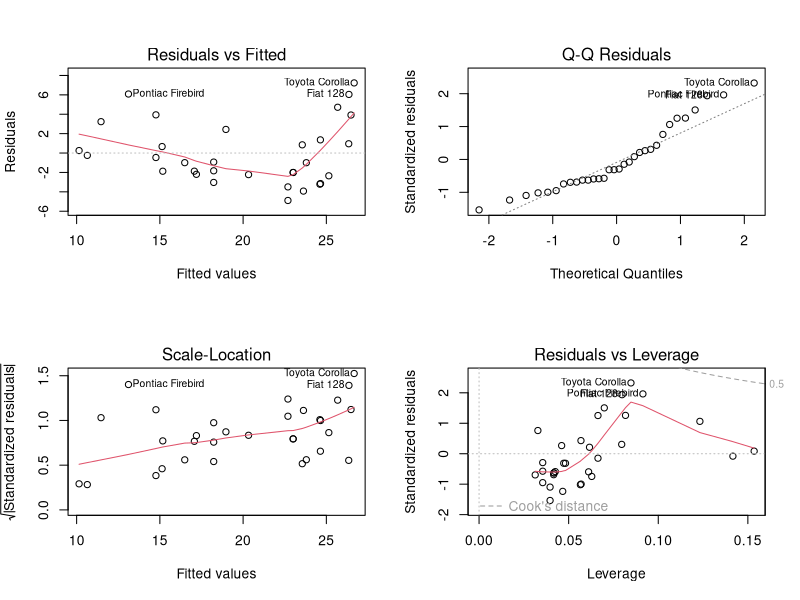
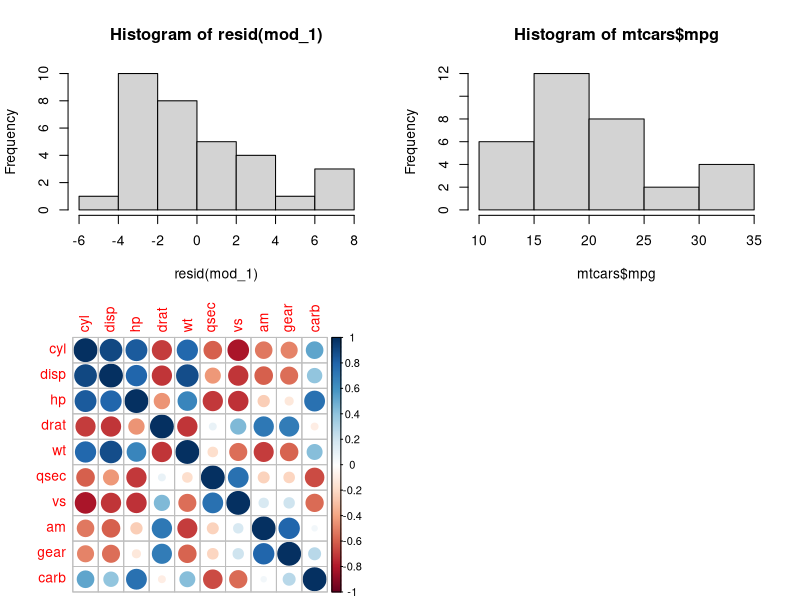
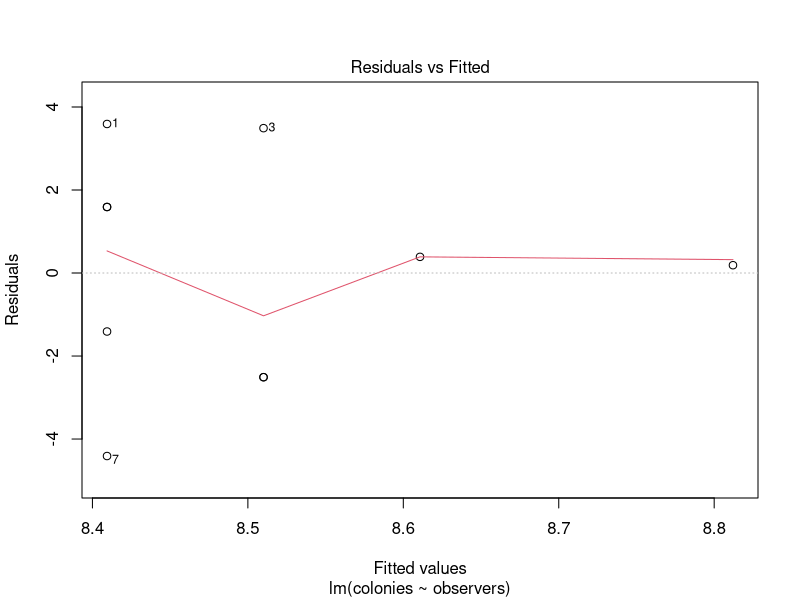
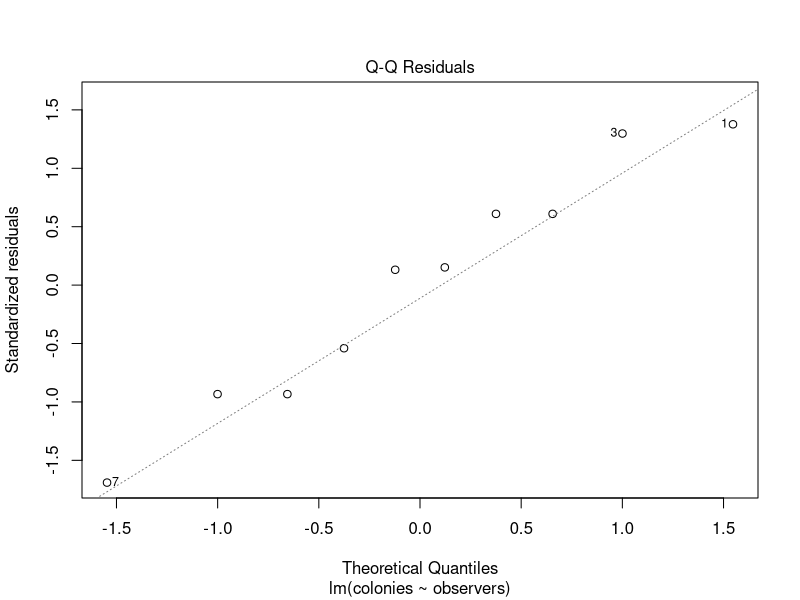
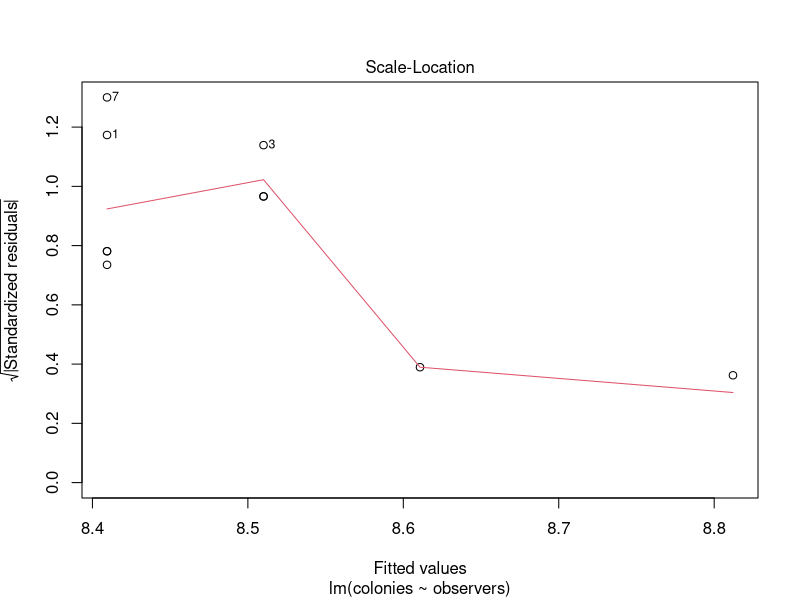
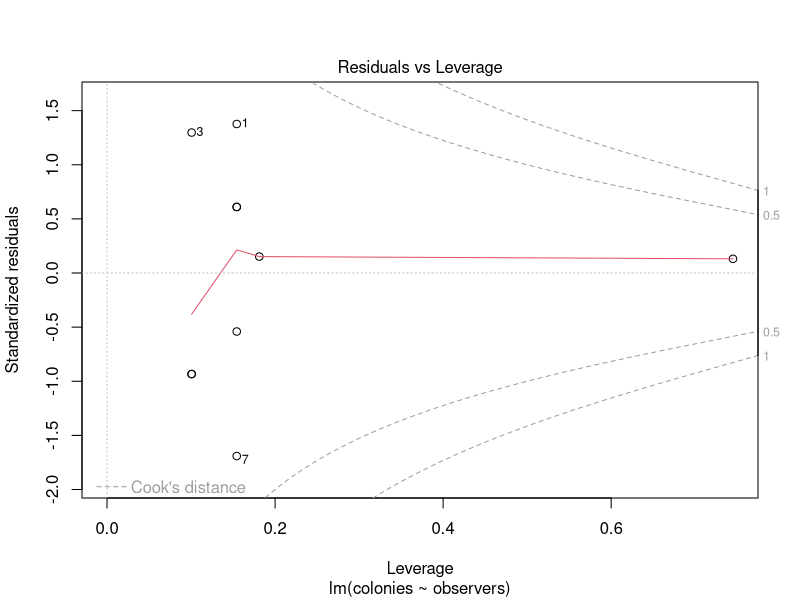

These charts were generated, in order, by the following R code: (Note: this script raises an error after producing the figures.)

##linear models lecture##
##week 6###

###some data###
forest <- c(9, 6, 4, 6, 7, 10)
field  <- c(12, 9, 12, 10)
ants <- data.frame(
  place=rep(c("field","forest"),
            c(length(field), length(forest))),
  colonies=c(field,forest),
  observers=c(1,3,2,1,5,2,1,2,1,1)
)

## One-parameter variables
head(ants)

l1 <- lm(colonies~observers, data = ants)
lm(colonies~observers, data = ants)
summary(l1)
#[now write out equations]

## Multi-parameter variables 
## Interactions


l2 <- lm(colonies~observers*place, data = ants)
summary(l2)

##diagnostic plots
## Diagnostic plots in code...

head(mtcars)

par(mfrow=c(2,2))  # set 2 rows and 2 column plot layout
#what is the influence of displacement on MPG?
mod_1 <- lm(mpg ~ disp, data=mtcars)  # linear model
plot(mod_1)

hist(resid(mod_1))
shapiro.test(resid(mod_1))
hist(mtcars$mpg)

## Correlation plots
##examine collinearity among variables
##which pairs are correlated?
library(car)
mod2 <- lm(mpg ~ ., data=mtcars)
summary(mod2)
#this says mpg by all vars

library(corrplot)
corrplot(cor(mtcars[, -1])) #give me everything but what is being predicted (mpg)
#be careful with vars that are dark blue
#=> Interpreted from plot.
#=> Correlated pairs: 
#=> - disp, cyl, hp, wt
#=> - gear, am
#=> - hp, carb
#- dark blue = bad


library(arm)
dev.off()

## Basic tools
l2 <- lm(colonies~observers, data = ants)
summary(l2)
plot(l2)

#coefplot(l2)

## Multiple comparisons
forest <- c(9, 6, 4, 6, 7, 10)
field  <- c(12, 9, 12, 10)
playground <- c(1,0,3,2,1)
ants <- data.frame(
  place=rep(c("field","forest","playground"),
            c(length(field), length(forest),length(playground))),
  colonies=c(field,forest,playground)
)

ants

##check car package##Anova###
l2 = aov(colonies~place, data = ants);summary(l2)
l2 = lm(colonies~place, data = ants);anova(l2)

summary(l2); l2
l2 = aov(colonies~place, data = ants);summary(l2)
TukeyHSD(l2)


library(multcomp)
ga = glht(l2, linfct = mcp(place = "Tukey"))
summary(ga)

## Plotting
summary(l2)
yhats=predict(l2,interval = "confidence")
#note this gives a value for each value of your existing dataset
?predict.lm
#can specificy newdata frame to predict
#dat.new=expand.grid(place=c("playground","field","forest"))
dat.new=data.frame(observers=seq(1:10))

yhats=predict(l2,newdata=dat.new,interval = "confidence")

##ggplot2##
head(mtcars)
library(ggplot2)
r=ggplot(data=mtcars, aes(x=wt, y=mpg))+ 
  geom_point()+
  stat_smooth(method = "lm")+
  theme_bw() + 
  theme(axis.title=element_text(size=20),axis.text=element_text(size=10),panel.grid = element_blank(), axis.line=element_line(),legend.position="top",legend.title=element_blank())
print(r)
